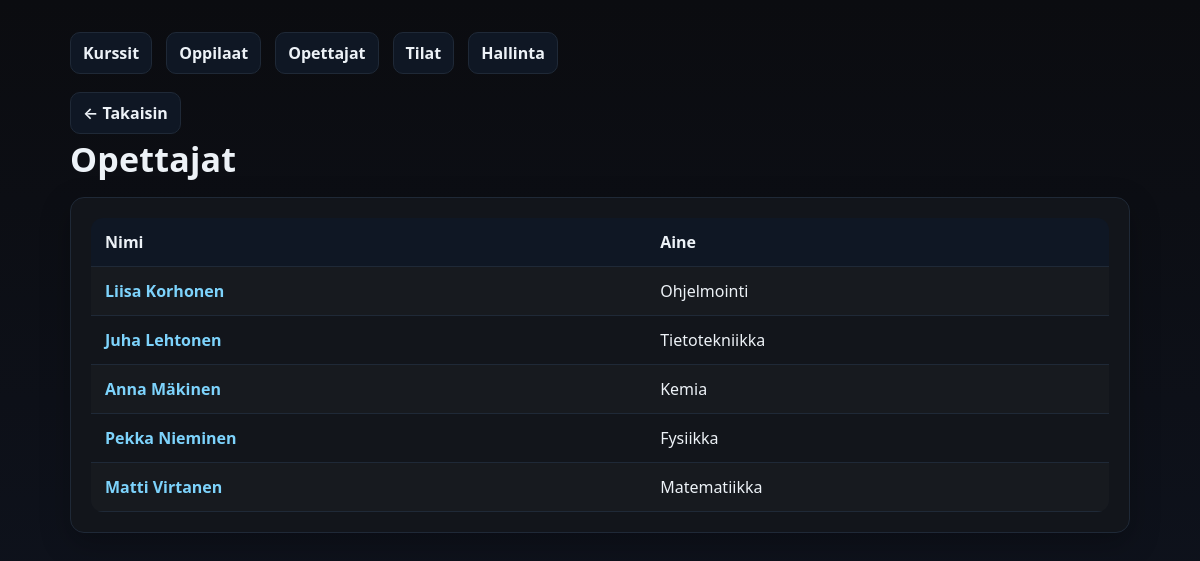
The app's page /kurssienhallinta/opettajat.php, older data.
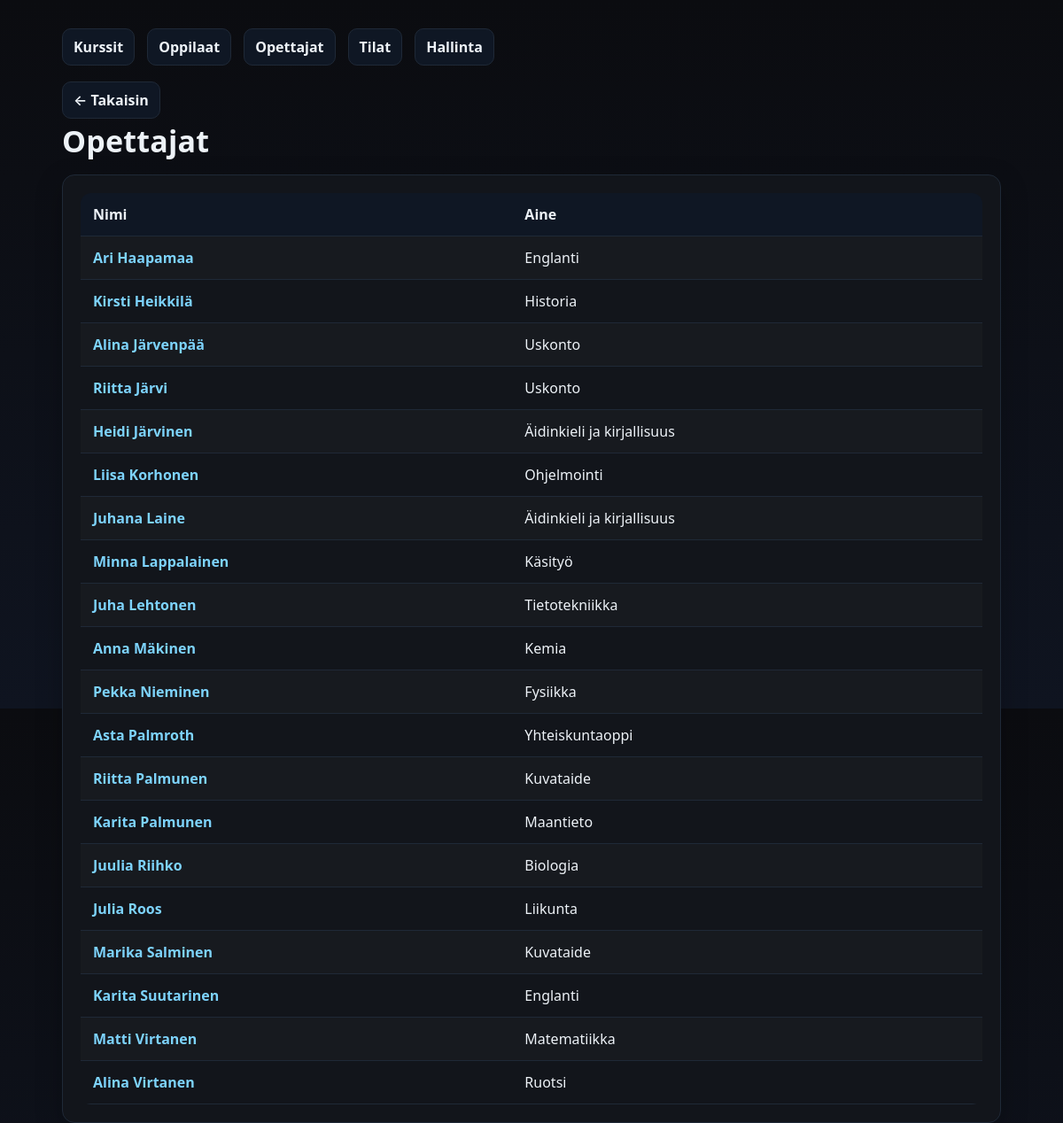
The same page, newer data.
### tables this page shows
CREATE TABLE `opettajat` (
  `opettaja_id` int(11) NOT NULL,
  `etunimi` varchar(50) NOT NULL,
  `sukunimi` varchar(50) NOT NULL,
  `aine` varchar(100) NOT NULL
);

### kurssienhallinta/opettajat.php (the view, shortened to what this page needs)
<?php
$pdo = getPDO();
$op = $pdo->query("SELECT opettaja_id, etunimi, sukunimi, aine FROM opettajat ORDER BY sukunimi")->fetchAll();
?>
<!doctype html>
<html lang="fi">
<head>
  <link rel="stylesheet" href="styles.css">
</head>
<body>
  <div class="container">
    <div class="nav">
      <a href="index.php">Kurssit</a>
      <a href="oppilaat.php">Oppilaat</a>
      <a href="opettajat.php">Opettajat</a>
      <a href="tilat.php">Tilat</a>
      <a href="admin.php">Hallinta</a>
    </div>
    <a class="back" href="index.php">← Takaisin</a>
    <h1 class="page-title">Opettajat</h1>
    <div class="card table-wrap">
      <table>
        <thead>
          <tr>
            <th>Nimi</th>
            <th>Aine</th>
          </tr>
        </thead>
        <tbody>
          <?php if (!$op): ?>
            <tr><td colspan="2" class="muted">Ei opettajia.</td></tr>
          <?php else: ?>
            <?php foreach($op as $o): ?>
            <tr>
              <td>
                <a href="opettaja.php?id=<?= (int)$o['opettaja_id'] ?>">
                  <?= htmlspecialchars($o['etunimi'].' '.$o['sukunimi']) ?>
                </a>
              </td>
              <td><?= htmlspecialchars($o['aine']) ?></td>
            </tr>
            <?php endforeach; ?>
          <?php endif; ?>
        </tbody>
      </table>
    </div>
  </div>
</body>
</html>

### kurssienhallinta/styles.css (style rules this page uses)
:root { --bg:#0b0c10; --card:#12151b; --muted:#98a2b3; --text:#edf2f7; --accent:#6ea8fe; --danger:#ef4444; --border:#1f2937; }
* { box-sizing:border-box }
html,body { height:100% }
body { margin:0; font:16px/1.5 system-ui,-apple-system,Segoe UI,Roboto,Ubuntu,'Helvetica Neue',Arial; background:linear-gradient(180deg,#0b0c10 0%, #0f1420 100%); color:var(--text); }
.container { max-width:1100px;margin:32px auto;padding:0 20px }
.card { background:var(--card); border:1px solid var(--border); border-radius:14px; padding:20px; box-shadow:0 10px 30px rgba(0,0,0,.25); }
.page-title { margin:0 0 12px; font-size:clamp(24px,3.2vw,34px); letter-spacing:.2px; }
.nav { display:flex;gap:14px;flex-wrap:wrap;margin:0 0 18px }
.nav a,.back { color:var(--text); text-decoration:none; background:#0f1724; border:1px solid var(--border); padding:8px 12px;border-radius:10px; transition:all .15s ease; }
.back { display:inline-flex;align-items:center;gap:8px }
.table-wrap { overflow:auto }
table { width:100%;border-collapse:collapse;border-radius:12px;overflow:hidden }
th,td { padding:12px 14px;border-bottom:1px solid var(--border);text-align:left;vertical-align:top }
thead th { background:#0f1724;font-weight:600 }
tbody tr:nth-child(odd) { background:rgba(255,255,255,.02) }
a { color: #7dd3fc; text-decoration: none; font-weight: 600; transition: color .15s ease; }

Row changes from the older to the newer data that the page shows:
added opettajat: etunimi+sukunimi "Ari Haapamaa", aine "Englanti"
added opettajat: etunimi+sukunimi "Kirsti Heikkilä", aine "Historia"
added opettajat: etunimi+sukunimi "Alina Järvenpää", aine "Uskonto"
added opettajat: etunimi+sukunimi "Riitta Järvi", aine "Uskonto"
added opettajat: etunimi+sukunimi "Heidi Järvinen", aine "Äidinkieli ja kirjallisuus"
added opettajat: etunimi+sukunimi "Juhana Laine", aine "Äidinkieli ja kirjallisuus"
added opettajat: etunimi+sukunimi "Minna Lappalainen", aine "Käsityö"
added opettajat: etunimi+sukunimi "Asta Palmroth", aine "Yhteiskuntaoppi"
added opettajat: etunimi+sukunimi "Riitta Palmunen", aine "Kuvataide"
added opettajat: etunimi+sukunimi "Karita Palmunen", aine "Maantieto"
added opettajat: etunimi+sukunimi "Juulia Riihko", aine "Biologia"
added opettajat: etunimi+sukunimi "Julia Roos", aine "Liikunta"
added opettajat: etunimi+sukunimi "Marika Salminen", aine "Kuvataide"
added opettajat: etunimi+sukunimi "Karita Suutarinen", aine "Englanti"
added opettajat: etunimi+sukunimi "Alina Virtanen", aine "Ruotsi"
